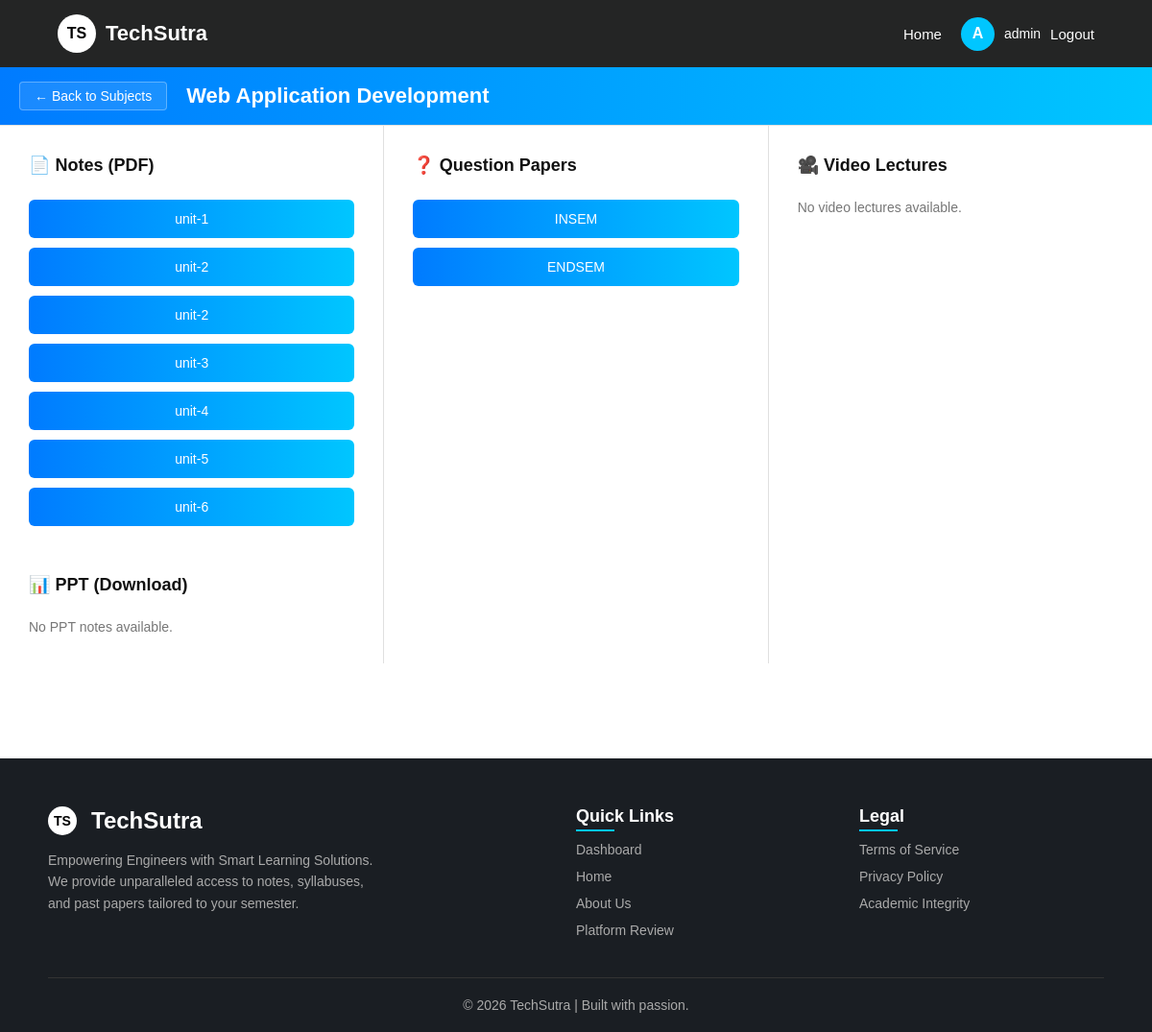
/resources/87/ (signed in), run on the app's committed database.
### TechSutraapp/models.py (models this page shows, shortened)
class Subject(models.Model):
    semester = models.ForeignKey(Semester, on_delete=models.CASCADE, related_name="subjects")
    name = models.CharField(max_length=100)

class Resource(models.Model):
    subject = models.ForeignKey(Subject, on_delete=models.CASCADE, related_name="resources")
    title = models.CharField(max_length=200)
    file_type = models.CharField(max_length=20, choices=RESOURCE_TYPES, default='notes_pdf')
    file = models.FileField(
        upload_to='resources/',
        validators=[FileExtensionValidator(
            allowed_extensions=['pdf', 'ppt', 'pptx', 'jpg', 'jpeg', 'png', 'mp4', 'webm', 'ogg']
        )],
        blank=True,
        null=True
    )
    video_url = models.URLField(
        blank=True,
        null=True,
        help_text="For video resources only: Link to YouTube, Vimeo, or other video platforms"
    )
    uploaded_by = models.ForeignKey(User, on_delete=models.CASCADE)

### TechSutraapp/views.py (the view)
# urls.py: path('resources/<int:subject_id>/', resources, name='resources'),
@login_required(login_url='login')
def resources(request, subject_id):
    subject = get_object_or_404(Subject, id=subject_id)
    resources = subject.resources.all()
    video_lectures = subject.video_lectures.all()
    context = {
        'subject': subject,
        'notes_pdf': resources.filter(file_type='notes_pdf'),
        'notes_ppt': resources.filter(file_type='notes_ppt'),
        'question_papers': resources.filter(file_type='qp'),
        'videos': resources.filter(file_type='video'),
        'video_lectures': video_lectures,
        'syllabus': resources.filter(file_type='syllabus')
    }
    return render(request, 'TechSutraapp/resources.html', context)

### TechSutraapp/templates/TechSutraapp/resources.html (shortened to what this page needs)
{% load static %}
<!DOCTYPE html>
<html lang="en">
<head>
    <link rel="stylesheet" href="{% static 'TechSutraapp/css/style.css' %}?v=4.2">
</head>
<body>
<nav class="navbar">
    <div class="brand" onclick="goToDashboard()">
        <div class="brand-logo">TS</div>
        <h2 class="brand-name">TechSutra</h2>
    </div>
        <div class="nav-right" id="navArea">
        <a href="{% url 'home' %}" class="nav-link">Home</a>
        {% if request.user.is_authenticated %}
        <div class="user-section">
            <div class="user-logo" onclick="window.location.href='{% url 'dashboard' %}'">{{ request.user.username.0|upper }}</div>
            <span class="username" id="server-username">{{ request.user.username }}</span>                        <a href="{% url 'logout' %}" class="nav-link">Logout</a>
        </div>
        {% else %}
        <a href="{% url 'login' %}" class="login-btn">Login</a>
        {% endif %}
    </div>
</nav>
<div class="study-resources-wrapper">
    <div class="study-header-band">
        <button class="back-btn" onclick="window.location.href='{% url 'dashboard' %}?branch={{ subject.semester.department.name|urlencode }}&semester=Semester {{ subject.semester.number }}'">&#8592; Back to Subjects</button>
        <h2 class="subject-title">{{ subject.name }}</h2>
    </div>
    <div class="study-grid">
        <div class="study-col">
            <div class="resource-group">
                <h3>📄 Notes (PDF)</h3>
                {% for res in notes_pdf %}
                <button class="resource-btn" onclick="openModal('{% if res.file %}{{ res.file.url }}{% else %}#{% endif %}')">{{ res.title }}</button>
                {% empty %}
                <p style="color:#777; font-size:14px;">No PDF notes available.</p>
                {% endfor %}
            </div>
            <div class="resource-group" style="margin-top:20px;">
                <h3>📊 PPT (Download)</h3>
                {% for res in notes_ppt %}
                <button class="resource-btn" onclick="openModal('{% if res.file %}{{ res.file.url }}{% else %}#{% endif %}')">{{ res.title }}</button>
                {% empty %}
                <p style="color:#777; font-size:14px;">No PPT notes available.</p>
                {% endfor %}
            </div>
        </div>
        <div class="study-col">
            <div class="resource-group">
                <h3>❓ Question Papers</h3>
                {% for res in question_papers %}
                <button class="resource-btn" onclick="openModal('{% if res.file %}{{ res.file.url }}{% else %}#{% endif %}')">{{ res.title }}</button>
                {% empty %}
                <p style="color:#777; font-size:14px;">No Question Papers available.</p>
                {% endfor %}
            </div>
        </div>
        <div class="study-col">
            <div class="resource-group">
                <h3>🎥 Video Lectures</h3>
                {% if videos or video_lectures %}
                    {% for res in videos %}
                    <button class="resource-btn" onclick="openVideoModal('{{ res.id }}', '{{ res.title }}', '{% if res.video_url %}{{ res.video_url }}{% else %}{{ res.file.url }}{% endif %}')">{{ res.title }}</button>
                    {% endfor %}
                    {% for video in video_lectures %}
                    <button class="resource-btn" onclick="openVideoModal('{{ video.id }}', '{{ video.title }}', '{{ video.video_url }}')">{{ video.title }}</button>
                    {% endfor %}
                {% else %}
                <p style="color:#777; font-size:14px;">No video lectures available.</p>
                {% endif %}
            </div>
        </div>
    </div>
</div>
{% include 'TechSutraapp/footer.html' %}
</body>
</html>

### static/TechSutraapp/css/style.css (style rules this page uses)
* { margin: 0; padding: 0; box-sizing: border-box; font-family: Arial, Helvetica, sans-serif; }
body { background: #f4f6f9; color: #333; display: flex; flex-direction: column; min-height: 100vh; }
.navbar { display: flex; justify-content: space-between; align-items: center; padding: 15px 60px; background-color: rgba(0, 0, 0, 0.85); color: white; }
.brand { display: flex; align-items: center; cursor: pointer; }
.brand-logo { width: 40px; height: 40px; background: white; color: black; font-weight: bold; border-radius: 50%; display: flex; align-items: center; justify-content: center; margin-right: 10px; }
.brand-name { font-size: 22px; }
.nav-right { display: flex; align-items: center; gap: 20px; }
.nav-link { text-decoration: none; color: white; font-size: 15px; }
.user-section { display: flex; align-items: center; gap: 10px; }
.user-logo { width: 35px; height: 35px; background: #00c6ff; border-radius: 50%; display: flex; align-items: center; justify-content: center; font-weight: bold; cursor: pointer; }
.username { font-size: 14px; }
.back-btn { background: #f4f6f9; border: 1px solid #ccc; color: #333; padding: 8px 15px; border-radius: 6px; cursor: pointer; transition: 0.3s; font-size: 14px; }
.study-resources-wrapper { width: 100%; min-height: calc(100vh - 80px); background: #ffffff; }
.study-header-band { background: linear-gradient(to right, #007bff, #00c6ff); color: white; display: flex; align-items: center; justify-content: flex-start; gap: 20px; padding: 15px 20px; font-size: 22px; font-weight: bold; }
.study-header-band .back-btn { background: rgba(255,255,255,0.1); border: 1px solid rgba(255,255,255,0.3); color: white; padding: 6px 15px; border-radius: 4px; cursor: pointer; font-size: 14px; transition: 0.3s; }
.study-header-band .subject-title { text-align: left; margin: 0; font-size: 22px; font-weight: bold; }
.study-grid { display: flex; flex-wrap: wrap; width: 100%; margin: 0 auto; border-top: 1px solid #e0e0e0; }
.study-col { flex: 1; min-width: 300px; padding: 30px; border-right: 1px solid #e0e0e0; display: flex; flex-direction: column; gap: 30px; }
.study-col:last-child { border-right: none; }
.resource-group { display: flex; flex-direction: column; gap: 10px; }
.resource-group h3 { font-size: 18px; color: #111; margin-bottom: 15px; display: flex; align-items: center; gap: 10px; font-weight: bold; }
.resource-btn { background: linear-gradient(to right, #007bff, #00c6ff); color: white; padding: 12px 20px; border-radius: 6px; border: none; font-size: 14px; cursor: pointer; text-align: center; transition: 0.3s; font-weight: 500; }

### data on the page
Subject: name "Web Application Development"
Resource: title "unit-1"
Resource: title "unit-2"
Resource: title "unit-2"
Resource: title "unit-3"
Resource: title "unit-4"
Resource: title "unit-5"
Resource: title "unit-6"
Resource: title "INSEM"
Resource: title "ENDSEM"

### other printed values
{{ request.user.username.0|upper }} "A"
{{ request.user.username }} "admin"
